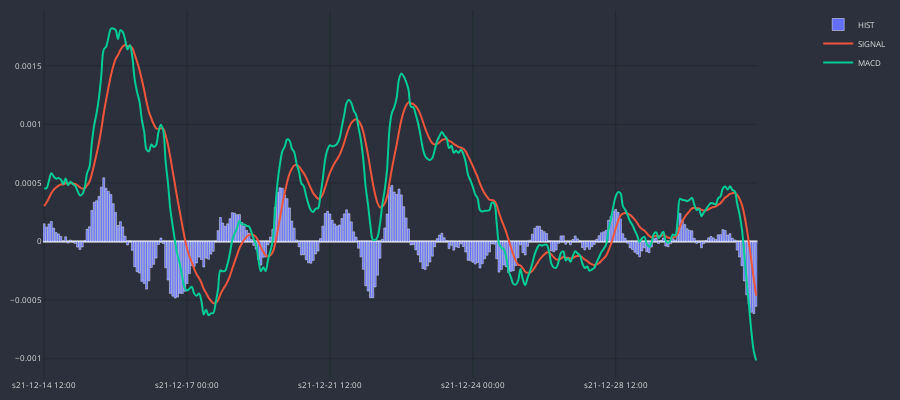

The code cell stored with this chart in its notebook:
### Code cell
cp = CandlePlot(dfp, candles=False)
cp.fig.add_trace(go.Bar(
    x = cp.df_plot.sTime,
    y = cp.df_plot.HIST,
    name = 'HIST',
))
cp.show_plot(line_traces=['SIGNAL', 'MACD'], sec_traces=[])

### Figure 1 — Plotly figure (JSON) as saved in the notebook; plotly's stock layout.template omitted (floating-point values rounded to 4 significant figures; data arrays with more than 128 entries replaced by an {"elided": "..."} marker saying what was removed)
{"data": [{"name": "HIST", "type": "bar", "x": {"elided": "300 str values"}, "y": {"elided": "300 float values"}}, {"line": {"shape": "spline", "width": 2}, "name": "SIGNAL", "type": "scatter", "x": {"elided": "300 str values"}, "xaxis": "x", "y": {"elided": "300 float values"}, "yaxis": "y"}, {"line": {"shape": "spline", "width": 2}, "name": "MACD", "type": "scatter", "x": {"elided": "300 str values"}, "xaxis": "x", "y": {"elided": "300 float values"}, "yaxis": "y"}], "layout": {"font": {"color": "#e1e1e1", "size": 8}, "height": 400, "margin": {"b": 10, "l": 10, "r": 10, "t": 10}, "paper_bgcolor": "#2c303c", "plot_bgcolor": "#2c303c", "width": 900, "xaxis": {"anchor": "y", "domain": [0, 0.94], "gridcolor": "#1f292f", "nticks": 5, "rangeslider": {"visible": false}}, "yaxis": {"anchor": "x", "domain": [0, 1], "gridcolor": "#1f292f"}, "yaxis2": {"anchor": "x", "gridcolor": "#1f292f", "overlaying": "y", "side": "right"}}}
